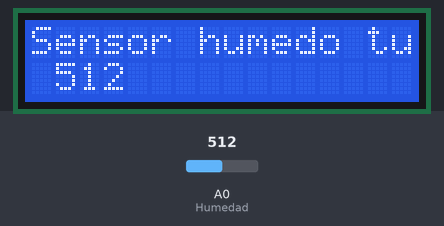
This sketch was run on a simulated Arduino Uno, built with avr-gcc and run on an emulated ATmega328P. Parts: 16×2 character LCD. Inputs (shaded band) come from the test bench; at power-on: A0 (Humedad) = 512. What the sketch prints to the serial monitor is not drawn.

Above: at 1.2 s.
1.3 s: A0 (Humedad) set to 587
At 2.7 s:
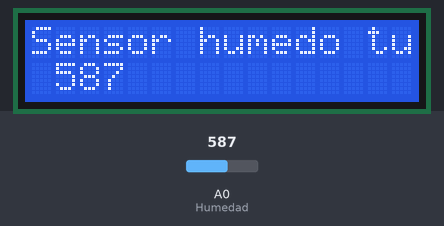
3.4 s: A0 (Humedad) set to 608
At 5.3 s:
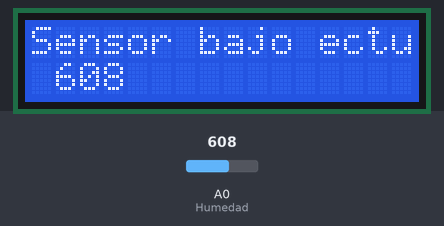
6.2 s: A0 (Humedad) set to 360
At 6.6 s:
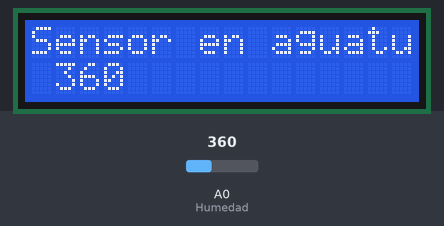
8.3 s: A0 (Humedad) set to 378
At 10.5 s:
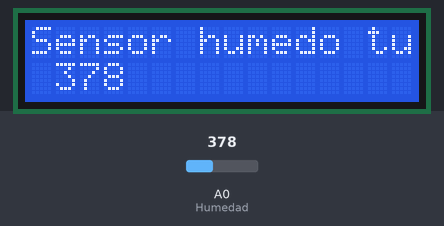
10.8 s: A0 (Humedad) set to 1010
At 12.1 s:
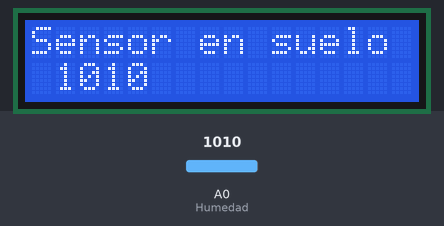
Timing chart, 0 to 13.8 s (numbered marks = the images above; inputs shaded):
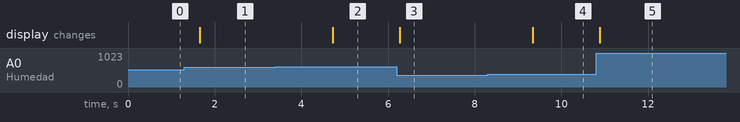

The sketch:

HUMEDAD_MH_SENSOR.ino
```cpp
#include <Wire.h>
#include <LiquidCrystal_I2C.h> // Using version 1.2.1
//NewliquidCrystal_i2c.zip
//https://naylampmechatronics.com/blog/35_tutorial-lcd-con-i2c-controla-un-lcd-con-solo-dos-pines.html
//https://www.instructables.com/Soil-Moisture-Measurement-With-Arduino/
// Lectura analog en A0
// Digital desconectada

// The LCD constructor - address shown is 0x27 - may or may not be correct for yours
LiquidCrystal_I2C lcd(0x3f, 2, 1, 0, 4, 5, 6, 7, 3, POSITIVE);

void setup()
{
  lcd.begin(16,2); // sixteen characters across - 2 lines
  lcd.backlight();
  lcd.setCursor(0,0);
  lcd.print("Inicia..");
  lcd.print("-------");
  Serial.println("Inicia");
  Serial.begin(9600);
  pinMode(A0, INPUT); // Humedad
}

void loop()
{
  lcd.clear();
  lcd.setCursor(0, 0);
  Serial.println("Lectura...");
  lcd.print("Obteniendo lectura");

  int mois = analogRead(A0);
  Serial.print(mois);
  Serial.print(" - ");
  lcd.setCursor(1, 1);
  lcd.print(mois);
  lcd.setCursor(0, 0);
  if(mois >= 1000) {
    Serial.println("Sensor is not in the Soil or DISCONNECTED");
    lcd.print("Sensor en suelo :( ");
  }

  if(mois < 1000 && mois >= 600) {
    Serial.println("Soil is DRY");
    lcd.print("Sensor bajo ");
  }

  if(mois < 600 && mois >= 370) {
    Serial.println("Soil is HUMID");
    lcd.print("Sensor humedo ");
  }

  if(mois < 370) {
    Serial.println("Sensor in WATER");
    lcd.print("Sensor en agua");
  }

  delay(1500);
}
```

Measured:
- the behaviour switches between 599 and 600 on A0 (Humedad) (found by bisection; images 1 and 2)
- the behaviour switches between 369 and 370 on A0 (Humedad) (found by bisection; images 3 and 4)
- after the input at 1.3 s, the display: changes after 0.36 s (image 1)
- after the input at 3.4 s, the display: changes after 1.3 s (image 2)
- after the input at 6.2 s, the display: changes after 0.07 s (image 3)
- after the input at 8.3 s, the display: changes after 1.0 s (image 4)
- after the input at 10.8 s, the display: changes after 0.09 s (image 5)
